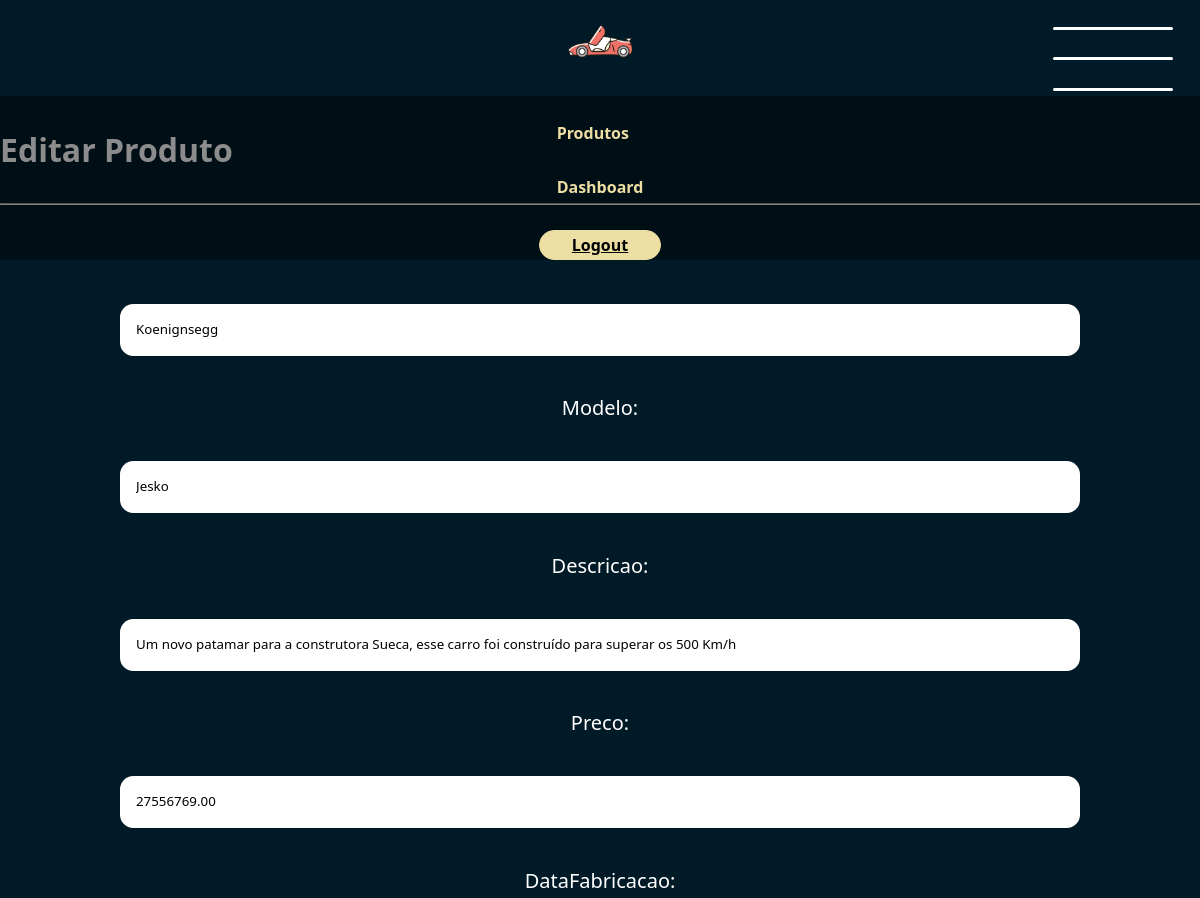
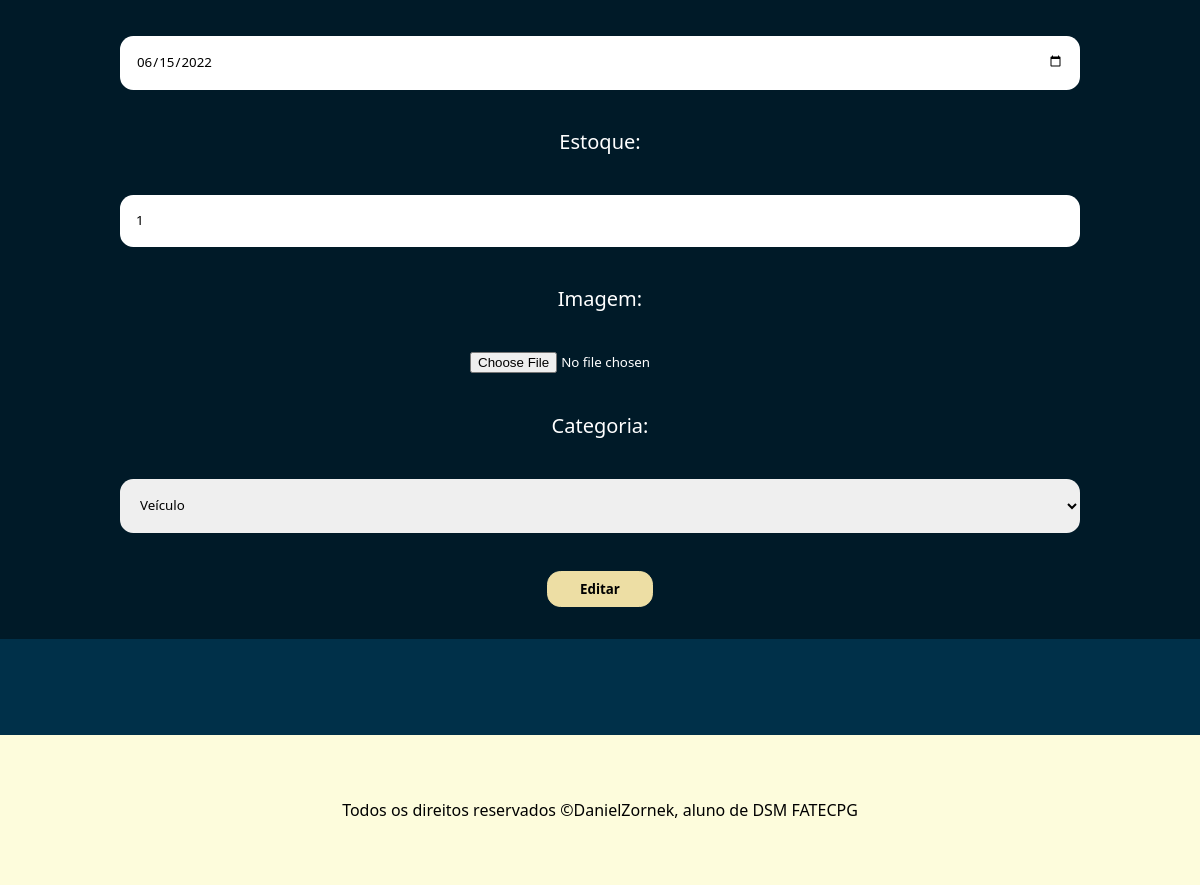
The app's page /editar-produto/2 (signed in) with its own data (2 pictures, top to bottom).
### app/models.py (models this page shows, shortened)
class Veiculo(models.Model):
    marca = models.CharField(max_length=80)
    modelo = models.CharField(max_length=80)
    descricao = models.CharField(max_length=200)
    preco = models.DecimalField(max_digits=15, decimal_places=2)
    dataFabricacao = models.DateField()
    estoque = models.IntegerField()
    imagem = models.ImageField(upload_to='imagens/')
    categoria = models.ForeignKey(Categoria, on_delete=models.SET_NULL, null=True, blank=True)

### app/views.py (the view)
# urls.py: path("editar-produto/<int:veiculo_cd>", views.editar_produto, name="editar_produto"),
def editar_produto(request, veiculo_cd):
    veiculo = Veiculo.objects.get(id=veiculo_cd)
    formVeiculoEditar = VeiculoForm(request.POST or None, instance=veiculo)
    if request.POST:
        if formVeiculoEditar.is_valid():
            formVeiculoEditar.save()
            return redirect("exibirProdutos")
    else:
        return render(request, "editar_produto.html", {'formEditarVeiculo' : formVeiculoEditar})

### app/forms.py
class VeiculoForm(forms.ModelForm):
    class Meta:
        model = Veiculo
        fields = ('marca', 'modelo', 'descricao', 'preco', 'dataFabricacao', 'estoque', 'imagem', 'categoria')
        widgets = {
            'marca' : forms.TextInput(attrs={'type':'text', 'class':'form-input'}),
            'modelo' : forms.TextInput(attrs={'type':'text', 'class':'form-input'}),
            'descricao' : forms.TextInput(attrs={'type':'text', 'class':'form-input'}),
            'preco' : forms.TextInput(attrs={'type':'number', 'class':'form-input'}),
            'dataFabricacao' : forms.TextInput(attrs={'type':'date', 'class':'form-input'}),
            'estoque' : forms.TextInput(attrs={'type':'number', 'class':'form-input'}),
            'imagem' : forms.FileInput(attrs={'accept': 'image/*'}),
            'categoria' : forms.Select(attrs={
                    'placeholder': 'Selecione a Categoria',
                    'class':'form-input'
                })
        }

### app/models.py (called while the page is built)
    def __str__(self):
        return f"{self.nome}"

### app/templates/editar_produto.html (shortened to what this page needs)
{% extends "template.html" %}
{% load static %}
{% block style %} <link rel="stylesheet" href="{% static '_forms.css' %}"> {% endblock %}
{% block conteudo %}
    <h1>Editar Produto</h1>
    <hr>
    <form class="form" method="post" enctype="multipart/form-data">
        {{ formEditarVeiculo.as_p }}
        <button type="submit" class="form-button">
            Editar
        </button>
    </form>
{% endblock %}

### app/static/template.css (style rules this page uses)
* { margin: 0; padding: 0; box-sizing: border-box; font-family: 'Segoe UI', Tahoma, Geneva, Verdana, sans-serif; }
:root { --cor1: #06BEE1; --cor2: #003049; --cor3: #EDDEA4; --cor4: #280003; --cor5: #DB5461; }
html { overflow-x: hidden; }
body { background-color: var(--cor2); background-repeat: no-repeat; display: flex; flex-direction: column; align-items: center; }
p { font-size: 20px; }

### app/static/_forms.css (style rules this page uses)
.form { width: 100%; display: flex; flex-direction: column; align-items: center; gap: 2em; font-size: 1.2em; }
.form p { width: 100%; display: flex; flex-direction: column; align-items: center; gap: 2em; }
.form-input { padding: 1.2em; border: none; outline: none; border-radius: 1em; width: 80%; transition: .3s ease-in-out; border-bottom: 2px solid transparent; }
.form-button { cursor: pointer; background-color: var(--cor3); color: #000000; padding: .6em 2.4em; border: none; border: 1px solid var(--cor3); border-radius: 1em; transition: .3s ease-in; font-weight: 600; }

### records on screen
Veiculo: marca "Koenignsegg", modelo "Jesko", descricao "Um novo patamar para a construtora Sueca, esse carro foi construído para superar os 500 Km/h", preco "27556769.00", dataFabricacao "06/15/2022", estoque "1", categoria "Veículo"
